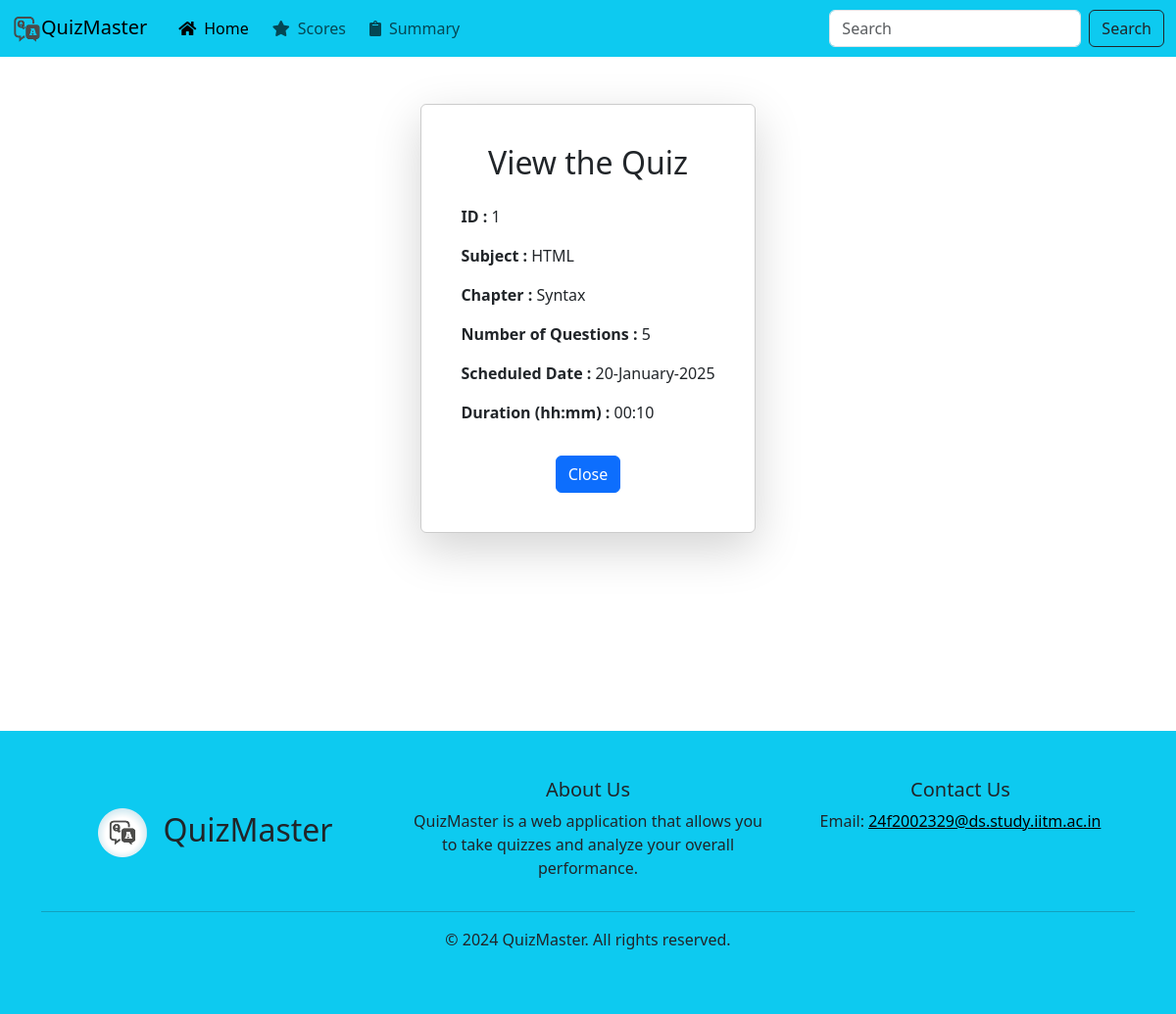
The app's page /user/view_quiz/1 with its own data.
### app/models/models.py (models this page shows)
class Quiz(db.Model):
    id = db.Column(db.Integer, primary_key=True)
    quiz_date = db.Column(db.DateTime, nullable=True)
    duration = db.Column(db.Integer, nullable=False)
    status = db.Column(db.String(20), default='pending')
    chapter_id = db.Column(db.Integer, db.ForeignKey('chapter.id'), nullable=False)
    questions = db.relationship('Question', backref='quiz', lazy=True)

class Subject(db.Model):
    id = db.Column(db.Integer, primary_key=True)
    name = db.Column(db.String(100), nullable=False)
    desc = db.Column(db.String(200), nullable=True)
    chapters = db.relationship('Chapter', backref='subject', lazy=True)

class Chapter(db.Model):
    id = db.Column(db.Integer, primary_key=True)
    name = db.Column(db.String(100), nullable=False)
    subject_id = db.Column(db.Integer, db.ForeignKey('subject.id'), nullable=False)
    quizzes = db.relationship('Quiz', backref='chapter', lazy=True)

### app/routes/user.py (the view)
@user_blueprint.route('/view_quiz/<int:quiz_id>')
def view_quiz(quiz_id):
    quiz = Quiz.query.get(quiz_id)
    return render_template('user/view_quiz.html', quiz=quiz)

### app/templates/user/view_quiz.html
{% extends "base.html" %}
{% block content %}
<section class="vh-90 content">
    <div class="container d-flex justify-content-center align-items-center mt-5">
        <div class="card text-center shadow-lg p-4 mb-5 bg-white rounded" style="max-width: auto; border: 1px solid #ccc;">
            <div class="card-body">
                <h2 class="card-title mb-4">View the Quiz</h2>
                <div class="text-start">
                    <p class="mb-3"><strong>ID :</strong> {{ quiz.id }}</p>
                    <p class="mb-3"><strong>Subject :</strong> {{ quiz.chapter.subject.name }}</p>
                    <p class="mb-3"><strong>Chapter :</strong> {{ quiz.chapter.name }}</p>
                    <p class="mb-3"><strong>Number of Questions :</strong> {{ quiz.questions|length }}</p>
                    <p class="mb-3"><strong>Scheduled Date :</strong> {{ quiz.quiz_date.strftime('%d-%B-%Y') }}</p>
                    <p class="mb-3"><strong>Duration (hh:mm) :</strong> {{ quiz.duration|int_to_time }}</p>
                </div>
                <button class="btn btn-primary mt-3 mx-2" onclick="window.history.back()">Close</button>
            </div>
        </div>
    </div>
</section>
{% endblock %}

### app/static/css/style.css (style rules this page uses)
body, html { height: 90vh; }
.content { min-height: 80vh; }
.card { border-radius: 4px; background: #fff; box-shadow: 0 6px 10px rgba(0,0,0,.08), 0 0 6px rgba(0,0,0,.05); transition: .3s transform cubic-bezier(.155,1.105,.295,1.12),.3s box-shadow,.3s -webkit-transform cubic-bezier(.155,1.105,.295,1.12); padding: 14px 80px 18px 36px; cursor: pointer; }

### records on screen
Quiz: id "1", quiz_date "20-January-2025", duration "00:10"
Subject: chapter.subject.name "HTML"
Chapter: chapter.name "Syntax"

### other values on screen
{{ quiz.questions|length }} "5"
